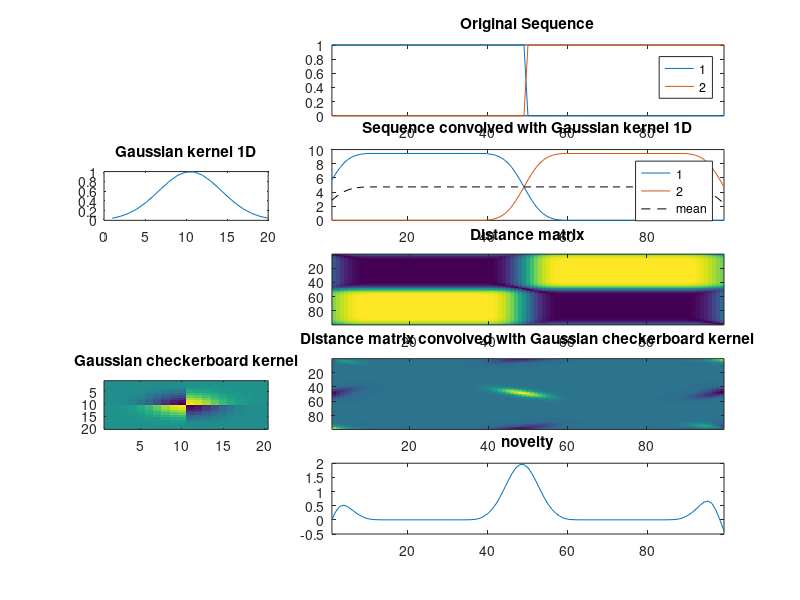

Reproduce this figure in MATLAB.
%%%%%%%%%%%%%%%%%%%%%%%%%%%%%%%%%%%%%%%%%%%%%%%%%%%%%%%%%%%%%%%%%%%%%%%%%%%%%%%%
%                                                                              %
%                                                                              %
%                          NOVELTY SCORE OF A 2D SIGNAL                        %
%                                     DEMO                                     %
%                                                                              %
%                          Juan Ignacio Mendoza Garay                          %
%                               doctoral student                               %
%                 Department of Music, Art and Culture Studies                 %
%                            University of Jyv?skyl?                           %
%                                                                              %
%%%%%%%%%%%%%%%%%%%%%%%%%%%%%%%%%%%%%%%%%%%%%%%%%%%%%%%%%%%%%%%%%%%%%%%%%%%%%%%%

% This script has been tested with Matlab R2015a

% c.f. Foote & Cooper, 2003

% ==============================================================================
% Change these parameters and see what happens:

slength =  99; % <--- length of original sequence
   chpt =  49; % <--- change point
 gk1d_w =  20; % <--- length of Gaussian Kernel 1D
 gchk_w =  20; % <--- length of Gaussian Checkerboard Kernel

% ------------------------------------------------------------------------------
clc
clearvars cm kernel_1d kernel_2d m monpos nov seq seq_smooth sprows

if isempty(findobj('type','figure','name','novelty demo')) == 0
    close 'novelty demo'
end

sprows = 5;

seq = zeros(slength,2);
seq(1:chpt,1) = 1; 
seq(slength-chpt:end,2) = 1; 

monpos = get(0,'MonitorPositions');
figure('Position',monpos(1,:),'name','novelty demo');
subplot(sprows,3,2:3);
plot(seq);
xlim([1 slength])
title('Original Sequence')
legend('1','2','location','best')

kernel_1d = gausswin(gk1d_w);

subplot(sprows,3,4)
plot(kernel_1d)
title('Gaussian kernel 1D')

seq_smooth = zeros(slength,2);
seq_smooth(:,1) = conv(seq(:,1),kernel_1d,'same');
seq_smooth(:,2) = conv(seq(:,2),kernel_1d,'same');
mean_seq_smooth = mean(seq_smooth');

subplot(sprows,3,5:6)
plot(seq_smooth)
hold on
plot(mean_seq_smooth,'k--');
xlim([1 slength])
hold off
title('Sequence convolved with Gaussian kernel 1D')
legend('1','2','mean','location','best')

m = pdist2(seq_smooth,seq_smooth);

subplot(sprows,3,8:9)
imagesc(m)
title('Distance matrix')

gchk_kernel = fspecial('gaussian',[gchk_w gchk_w],pi);
gchk_kernel = gchk_kernel .* (kron([-1, 1; 1,  -1],ones(gchk_w/2)));

subplot(sprows,3,10)
imagesc(gchk_kernel);
title('Gaussian checkerboard kernel')

cm = conv2(m,gchk_kernel,'same');
subplot(sprows,3,11:12)
imagesc(cm)
title('Distance matrix convolved with Gaussian checkerboard kernel')

nov = diag(cm);
subplot(sprows,3,14:15)
plot(nov)
xlim([1 slength])
title('novelty')